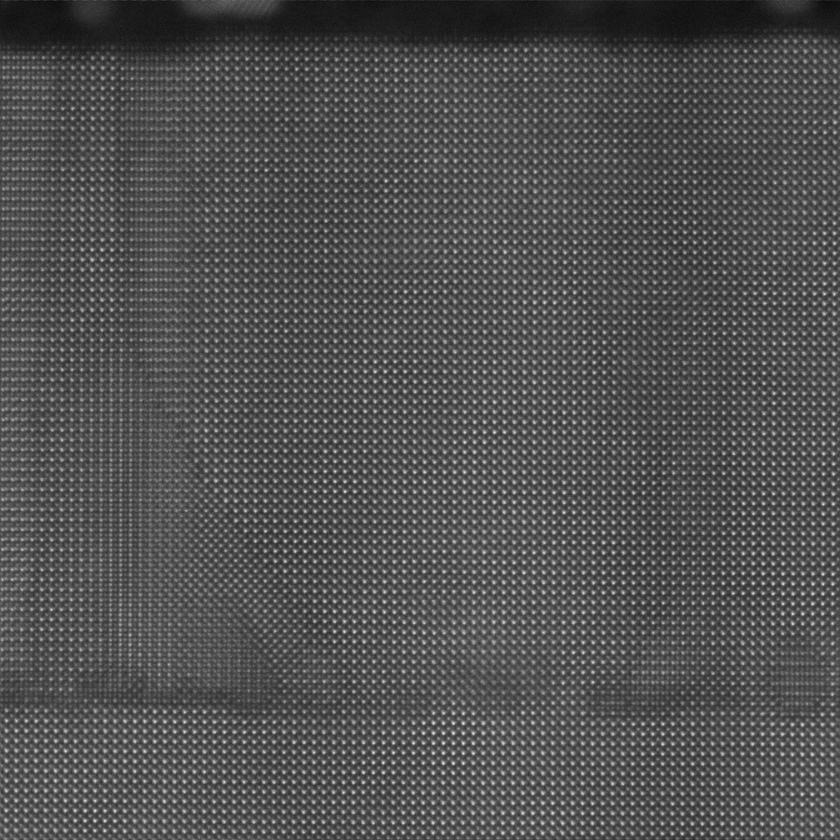
#> input picture examples/STO.jpg, 840 x 840 px, shrunk from 2048 x 2048 before the run
$ python -i detector.py   (imports and definitions only)
#> lines starting #> are read from the running program, lines starting #| are printed output that depends on the picture
import logging

import matplotlib.pyplot as plt
import numpy as np
from cv2 import GaussianBlur, moments
from scipy import ndimage as ndi
from skimage import segmentation
from skimage.feature import canny

from qem.io.dm import dm_load

# [1 line not run here, left out]

# from numba import jit, njit, prange


class Detector:
    # [239 lines left out: functions __init__, plot_orginal, detect_black_line, detect_white_line, remove_line_defect, remove_hot_pixels and 10 more, not called in this run]


class Calibrate_Dose(object):
    # [56 lines left out: functions __init__, remove_artifacts, dose_scale, plot, not called in this run]


class Calibrate_Detector(object):
    # [7 lines left out: function __init__, not called in this run]

    def set_detector(self, array):
        self.detector = Detector(array)

    # [26 lines left out: functions read_dose_scale, calibrate, not called in this run]

>>> import cv2
>>> picture = cv2.imread('../../examples/STO.jpg')
#> picture is the input picture: shape (840, 840, 3); min 12, max 241, mean 81.8
>>> result = Detector(picture).remove_hot_pixels()
#> in __init__, `self.detector_smooth = GaussianBlur(array, (5, 5), sigmaX=2, sigmaY=2)`:
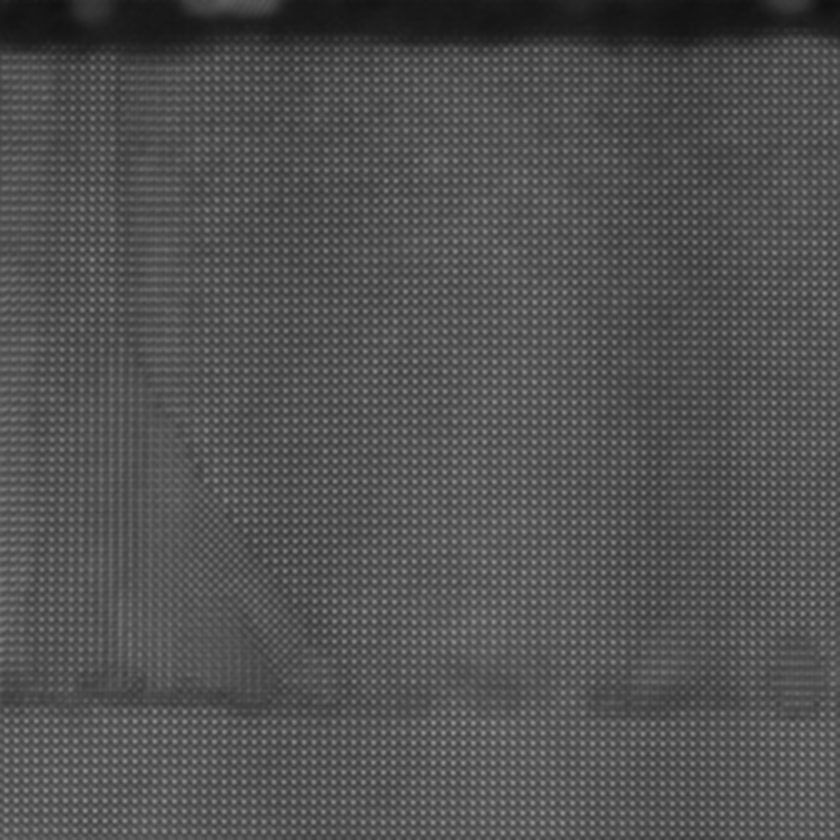
#> self.detector_smooth: shape (840, 840, 3) float64; min 15.51, max 147.4, mean 81.9
#> in detect_black_line, `num_zeros_col = np.sum(data == 0, axis=0)`: num_zeros_col = 840 rows, first 8: [0, 0, 0], [0, 0, 0], [0, 0, 0], [0, 0, 0], [0, 0, 0], [0, 0, 0], [0, 0, 0], [0, 0, 0]
#> in detect_black_line, `index = num_zeros_col.argmax(axis=0)`: index = [0, 0, 0]
#> (the run stopped early here; a loop or call above may not have finished)
